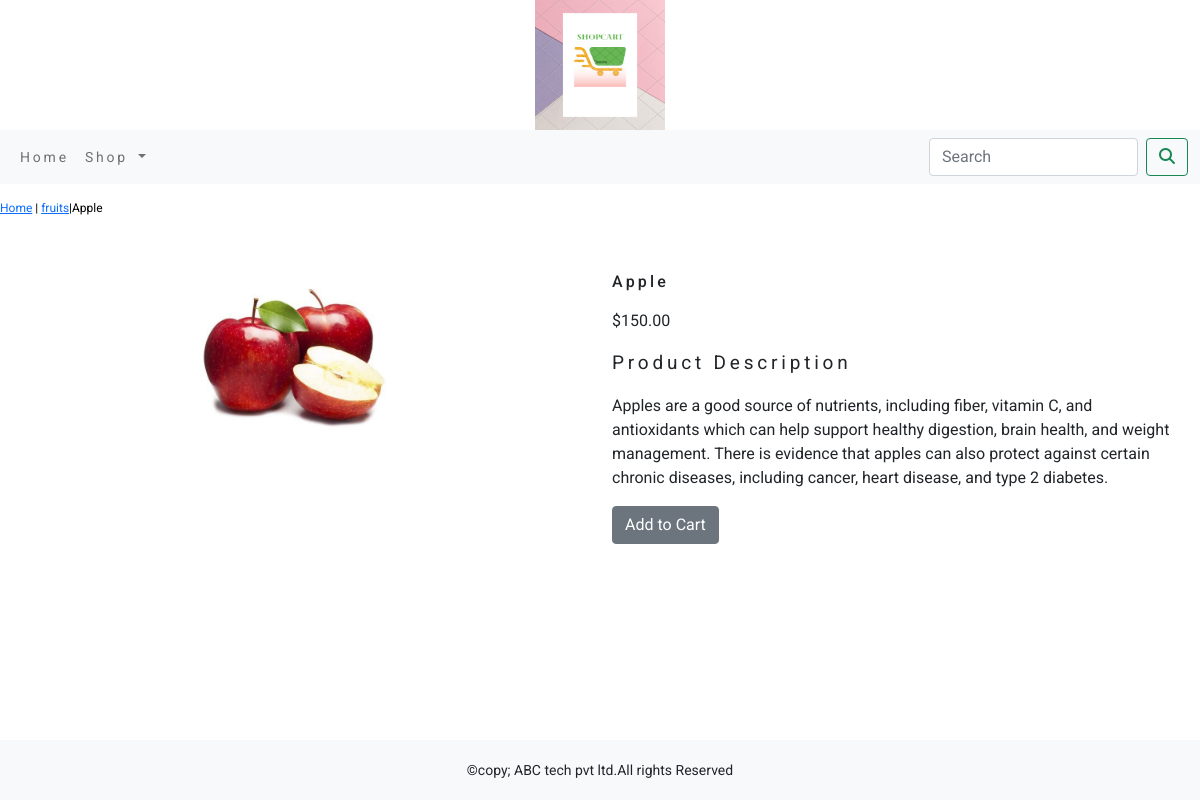
The page /ecommerce/fruits/apple/ on the database its author committed.
### ecommerceapp/models.py (models this page shows, shortened)
class Product(models.Model):
    name=models.CharField(max_length=250,unique=True)
    slug=models.SlugField(max_length=250,unique=True)
    desc=models.TextField(blank=True)
    price=models.DecimalField(max_digits=10,decimal_places=2)
    category=models.ForeignKey(Category,on_delete=models.CASCADE)
    image=models.ImageField(upload_to='product',blank=True,)
    stock=models.IntegerField()
    available=models.BooleanField(default=True)
    created=models.DateTimeField(auto_now_add=True)
    updated=models.DateTimeField(auto_now=True)
    class Meta:
        ordering = ('name',)
        verbose_name = 'product'
        verbose_name_plural = 'products'

class Category(models.Model):
    name=models.CharField(max_length=250,unique=True)
    slug=models.SlugField(max_length=250,unique=True)
    desc=models.TextField(blank=True)
    image=models.ImageField(upload_to='category',blank=True)
    class Meta:
        ordering=('name',)
        verbose_name='category'
        verbose_name_plural='categories'
    def get_url(self):
        return reverse('ecommerceapp:products_by_category',args=[self.slug])
    def __str__(self):
        return '{}'.format(self.name)

### ecommerceapp/views.py (the view)
# urls.py: path('<slug:c_slug>/<slug:product_slug>/',views.proDetail,name='prodCatdetail'),
def proDetail(request,c_slug,product_slug):
    try:
        product=Product.objects.get(category__slug=c_slug,slug=product_slug)
    except Exception as e:
        raise e
    return render(request,'product.html',{'product':product})

### cart/context_processors.py (called while the page is built)
def counter(request):
    item_count=0
    if 'admin' in request.path:
        return {}
    else:
        try:
            cart=Cart.objects.filter(cart_id=_cart_id(request))
            car_item=CartItem.objects.all().filter(cart=cart[:1])
            for cart_item in car_item:
                item_count += cart_item.quantity
        except Cart.DoesNotExist:
            item_count=0
    return dict(item_count=item_count)

### cart/views.py (called while the page is built)
def _cart_id(request):
    cart=request.session.session_key
    if not cart:
        cart=request.session.create()
    return cart

### ecommerceapp/context_processors.py (called while the page is built)
def menu_links(request):
    links=Category.objects.all()
    return dict(links=links)

### templates/product.html (shortened to what this page needs)
{% extends 'base.html' %}
{% load static %}
{% block content %}
<div class="row my_prod_row_class">
    <div class="mx_auto">
        <p><a href="{% url 'ecommerceapp:allProdCat' %}">Home</a> | <a href="{{product.category.get_url}}">{{product.category}}</a>|{{product.name}}</p>
    </div>
<div class="container">
<br>
<div class="row">
    <div class="col-12 col-sm-12 col-md-12 col-lg-6 text-center">
        <div style="min-width:18rem">
            <img src="{{product.image.url}}" alt="{{product.name}}" style="width:200px; height:200px;">
        </div>
    </div>
        <div class="col-12 col-sm-12 col-md-12 col-lg-6">
            <div>
            <h1 class="my_prod_title">{{product.name}}</h1>
            <p>${{product.price}}</p>
            <p class="my_title">Product Description</p>
            <p class="text-justify my_prod_text">{{product.desc}}</p>
            {% if product.stock <= 0 %}
            <p class="text-justify my_prod_text"><b>Out of Stock</b></p>
            {% else %}
            <a class="btn btn-secondary" href="{% url 'cart:add_cart' product.id %}">Add to Cart</a>
            {% endif %}
        </div>
    </div>
    </div>
</div>
</div>
{% endblock %}

### static/css/custom.css (style rules this page uses)
body { font-family: 'Roboto', sans-serif; }
.my_title { font-size : 19px; text_transform : uppercase; letter-spacing :.2em; }
.my_prod_row_class { padding-top : 15px; padding-bottom : 20px; }
.my_prod_row_class .mx_auto { color : #000; font-size : 12px; text-decoration :none; }
.my_prod_title { font-size :16px; text_transform : uppercase; letter-spacing : .2em; padding-top : 15px; padding-bottom : 10px; }
.my_prod_text { padding-right : 20px; }

### rows shown on the page
Product: category "fruits", name "Apple", image (picture), price "150.00", desc "Apples are a good source of nutrients, including fiber, vitamin C, and antioxidants which can help support healthy digestion, brain health, and weight management. There is evidence that apples can also protect against certain chronic diseases, including cancer, heart disease, and type 2 diabetes."
